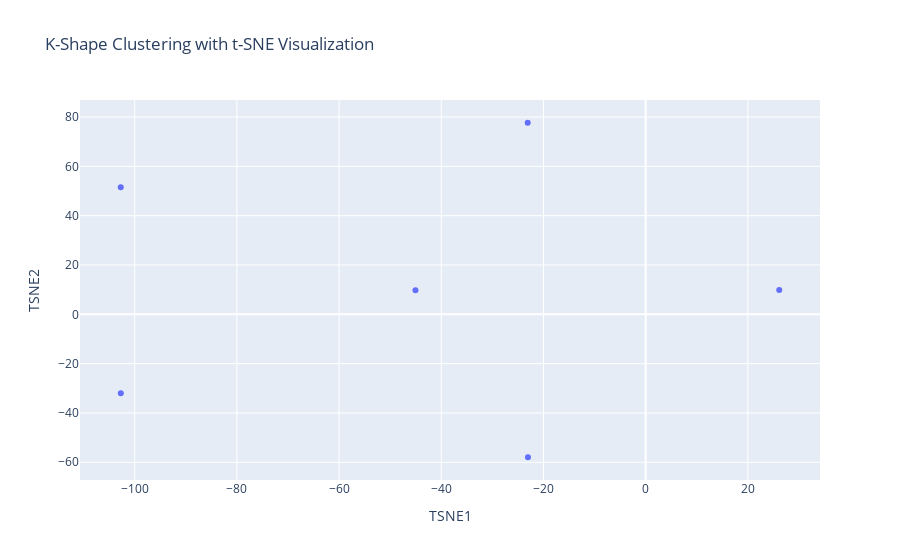

Source (notebook cell):
### Code cell
from sklearn.manifold import TSNE
import plotly.express as px
from tslearn.metrics import cdist_dtw


# Perform t-SNE for dimensionality reduction
tsne = TSNE(n_components=2, metric="precomputed",init="random",perplexity=clusters-1)
tsne_results = tsne.fit_transform(distance_matrix)

# Create a DataFrame with t-SNE results and cluster labels
df = pd.DataFrame(tsne_results, columns=['TSNE1', 'TSNE2'])
#df['Cluster'] = clusters

# Plot the clusters using Plotly
fig = px.scatter(df, x='TSNE1', y='TSNE2', title='K-Shape Clustering with t-SNE Visualization')
fig.show()

### Figure 1 — Plotly figure (JSON) as saved in the notebook; plotly's stock layout.template omitted (floating-point values rounded to 4 significant figures)
{"data": [{"hovertemplate": "TSNE1=%{x}<br>TSNE2=%{y}<extra></extra>", "legendgroup": "", "marker": {"color": "#636efa", "symbol": "circle"}, "mode": "markers", "name": "", "orientation": "v", "showlegend": false, "type": "scatter", "x": [26.14, -23.03, -23.08, -102.7, -45.05, -102.7], "xaxis": "x", "y": [9.87, -57.96, 77.68, 51.55, 9.762, -32.06], "yaxis": "y"}], "layout": {"legend": {"tracegroupgap": 0}, "title": {"text": "K-Shape Clustering with t-SNE Visualization"}, "xaxis": {"anchor": "y", "domain": [0, 1], "title": {"text": "TSNE1"}}, "yaxis": {"anchor": "x", "domain": [0, 1], "title": {"text": "TSNE2"}}}}
